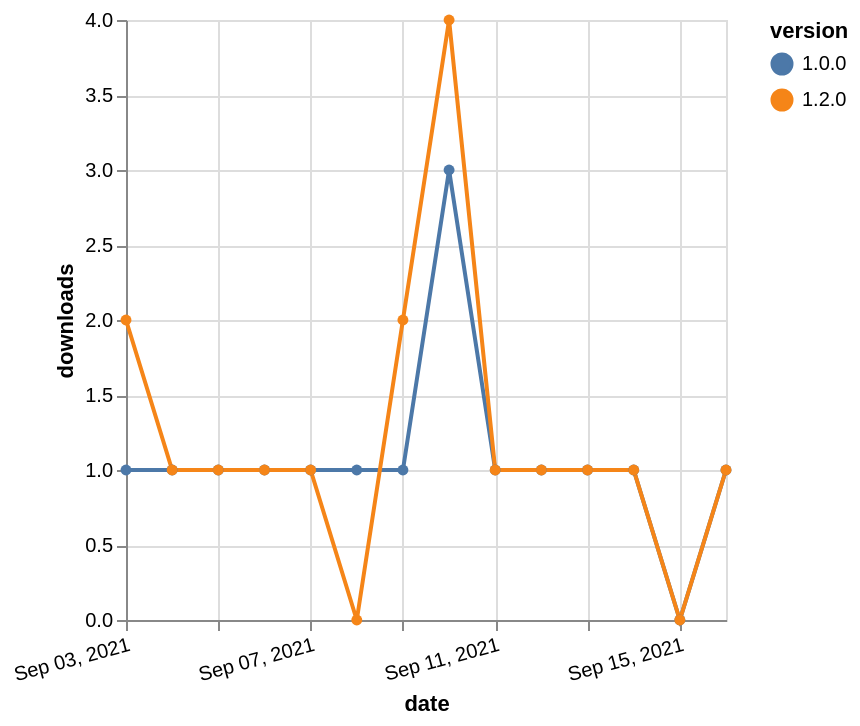

Here is the Vega-Lite specification saved for this chart:
### Vega-Lite specification from a JSON file in a GitHub repository (floating-point values rounded to 4 significant figures)
{"$schema": "https://vega.github.io/schema/vega-lite/v5.json", "description": "A simple bar chart with embedded data.", "data": {"values": [{"date": "2021-09-03", "total": 208, "delta": 1, "version": "1.0.0"}, {"date": "2021-09-04", "total": 209, "delta": 1, "version": "1.0.0"}, {"date": "2021-09-05", "total": 210, "delta": 1, "version": "1.0.0"}, {"date": "2021-09-06", "total": 211, "delta": 1, "version": "1.0.0"}, {"date": "2021-09-07", "total": 212, "delta": 1, "version": "1.0.0"}, {"date": "2021-09-08", "total": 213, "delta": 1, "version": "1.0.0"}, {"date": "2021-09-09", "total": 214, "delta": 1, "version": "1.0.0"}, {"date": "2021-09-10", "total": 217, "delta": 3, "version": "1.0.0"}, {"date": "2021-09-11", "total": 218, "delta": 1, "version": "1.0.0"}, {"date": "2021-09-12", "total": 219, "delta": 1, "version": "1.0.0"}, {"date": "2021-09-13", "total": 220, "delta": 1, "version": "1.0.0"}, {"date": "2021-09-14", "total": 221, "delta": 1, "version": "1.0.0"}, {"date": "2021-09-15", "total": 221, "delta": 0, "version": "1.0.0"}, {"date": "2021-09-16", "total": 222, "delta": 1, "version": "1.0.0"}, {"date": "2021-09-03", "total": 129, "delta": 2, "version": "1.2.0"}, {"date": "2021-09-04", "total": 130, "delta": 1, "version": "1.2.0"}, {"date": "2021-09-05", "total": 131, "delta": 1, "version": "1.2.0"}, {"date": "2021-09-06", "total": 132, "delta": 1, "version": "1.2.0"}, {"date": "2021-09-07", "total": 133, "delta": 1, "version": "1.2.0"}, {"date": "2021-09-08", "total": 133, "delta": 0, "version": "1.2.0"}, {"date": "2021-09-09", "total": 135, "delta": 2, "version": "1.2.0"}, {"date": "2021-09-10", "total": 139, "delta": 4, "version": "1.2.0"}, {"date": "2021-09-11", "total": 140, "delta": 1, "version": "1.2.0"}, {"date": "2021-09-12", "total": 141, "delta": 1, "version": "1.2.0"}, {"date": "2021-09-13", "total": 142, "delta": 1, "version": "1.2.0"}, {"date": "2021-09-14", "total": 143, "delta": 1, "version": "1.2.0"}, {"date": "2021-09-15", "total": 143, "delta": 0, "version": "1.2.0"}, {"date": "2021-09-16", "total": 144, "delta": 1, "version": "1.2.0"}]}, "width": "container", "mark": {"type": "line", "point": {"filled": true}}, "encoding": {"x": {"field": "date", "type": "temporal", "timeUnit": "yearmonthdate", "title": "date", "axis": {"labelAngle": -15}}, "y": {"field": "delta", "type": "quantitative", "title": "downloads"}, "color": {"field": "version", "type": "nominal"}, "tooltip": {"field": "delta"}}}
